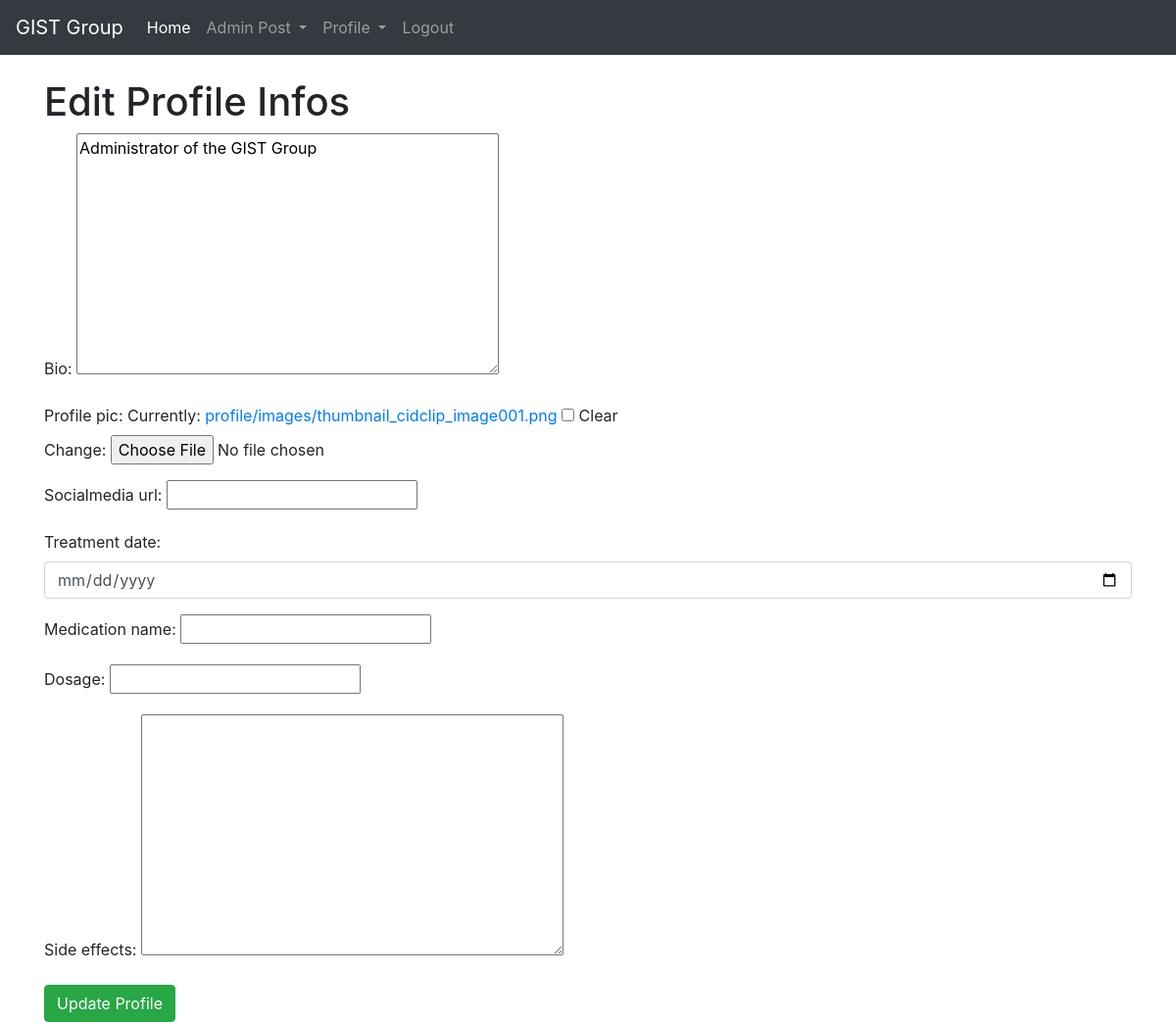
Page /members/1/edit_profile_page/ (signed in) on the earlier database version.
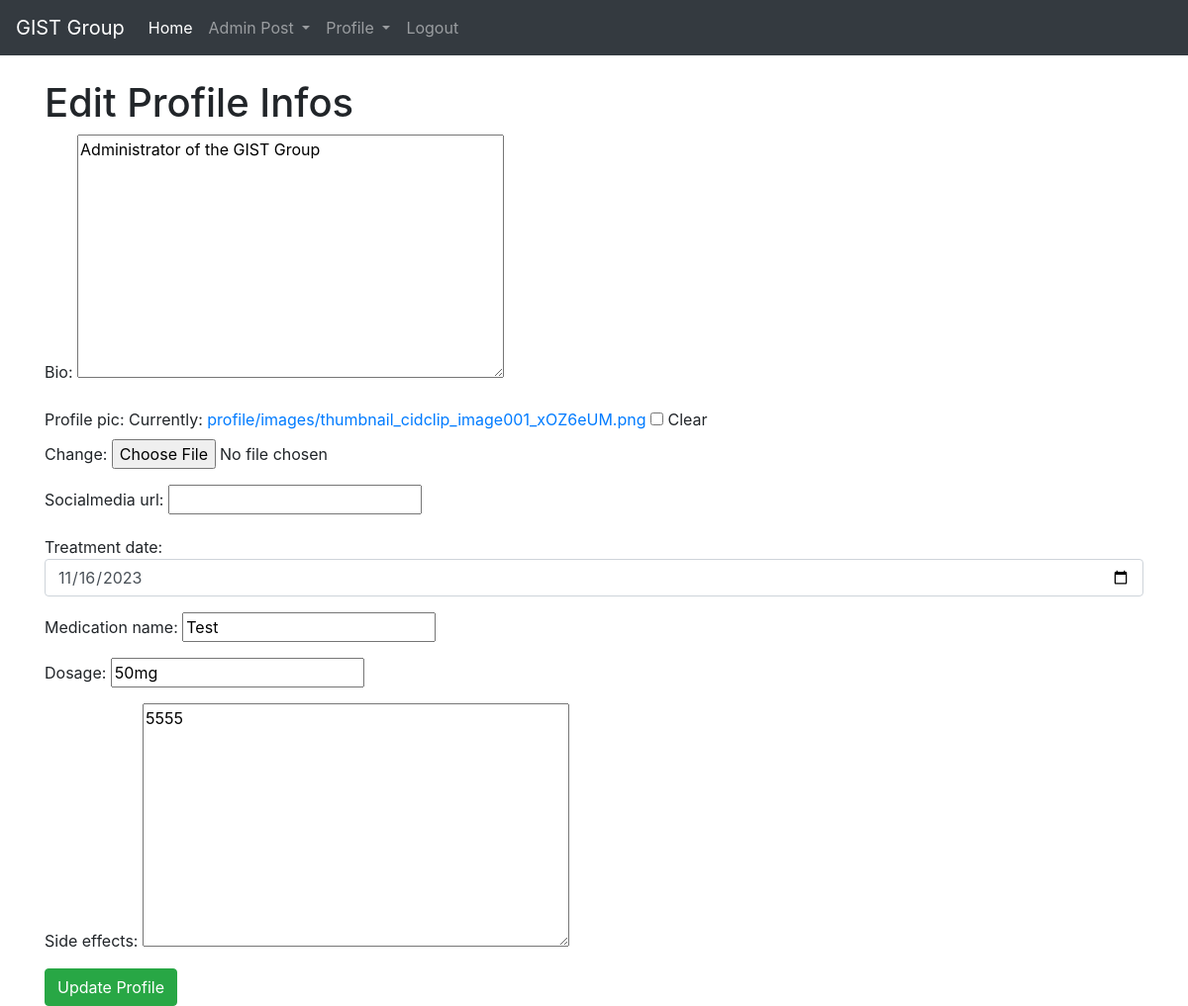
Same page on the later database version.
### blog/models.py (models this page shows, shortened)
class TreatmentLog(models.Model):
    user = models.ForeignKey(User, on_delete=models.CASCADE)
    treatment_date = models.DateField()
    medication_name = models.CharField(max_length=200)
    dosage = models.CharField(max_length=100)
    side_effects = models.TextField(blank=True, null=True)

### members/views.py (the view, shortened to what this page needs)
# urls.py: path('<int:pk>/edit_profile_page/', EditProfilePageView.as_view(), name='edit_profile_page'),  # Maps to EditProfilePageView for editing a user's profile page, using user's primary key (pk)
class EditProfilePageView(generic.UpdateView):
    model = Profile  # The model associated with this view
    template_name = 'registration/edit_profile_page.html'  # Template to render the edit profile page form
    fields = ['bio', 'profile_pic', 'socialmedia_url']  # Fields to include in the form
    success_url = reverse_lazy('index')  # Redirect URL after successful profile update
    def get_context_data(self, *args, **kwargs):
        print('this is the edit profile page view')
        context = super().get_context_data(*args, **kwargs)
        treatment_log_form = TreatmentLogForm()
        treatment_logs = TreatmentLog.objects.filter(user=self.request.user)
        context["treatment_logs"] = treatment_logs
        treatment_log_form = TreatmentLogForm()
        if treatment_logs:
            latest_log = treatment_logs.first()
            latest_log_content = {
                'treatment_date': latest_log.treatment_date,
                'medication_name': latest_log.medication_name,
                'dosage': latest_log.dosage,
                'side_effects': latest_log.side_effects
            }
            treatment_log_form = TreatmentLogForm(initial=latest_log_content, auto_id=False)
        context['treatment_log_form'] = treatment_log_form
        return context

### members/forms.py
class TreatmentLogForm(forms.ModelForm):
    class Meta:
        model = TreatmentLog
        fields = ('treatment_date', 'medication_name', 'dosage', 'side_effects')
        widgets = {
        'treatment_date': forms.DateInput(attrs={'class': 'form-control', 'type': 'date'}),
    }

### members/templates/registration/edit_profile_page.html (shortened to what this page needs)
{% extends 'base.html' %}
{% block content %}
<h1>Edit Profile Infos</h1>
{% if user.is_authenticated and user.pk == profile.user.pk %}
    <form method="POST" enctype="multipart/form-data">
        {{ form.as_p }}
        {{ treatment_log_form.as_p }}
        <button type="submit" class="btn btn-success">Update Profile</button>
    </form>
{% else %}
    Not allowed!
{% endif %}
{% endblock %}

Differences in the rows shown:
added TreatmentLog: treatment_date "11/16/2023", medication_name "Test", dosage "50mg", side_effects "5555"
Other differences:
text no longer shown: "Bio: Profile pic: Currently: profile/images/thumbnail_cidclip_image001.png Clear Change: Socialmedia url:"
text now shown: "Bio: Profile pic: Currently: profile/images/thumbnail_cidclip_image001_xOZ6eUM.png Clear Change: Socialmedia url:"
